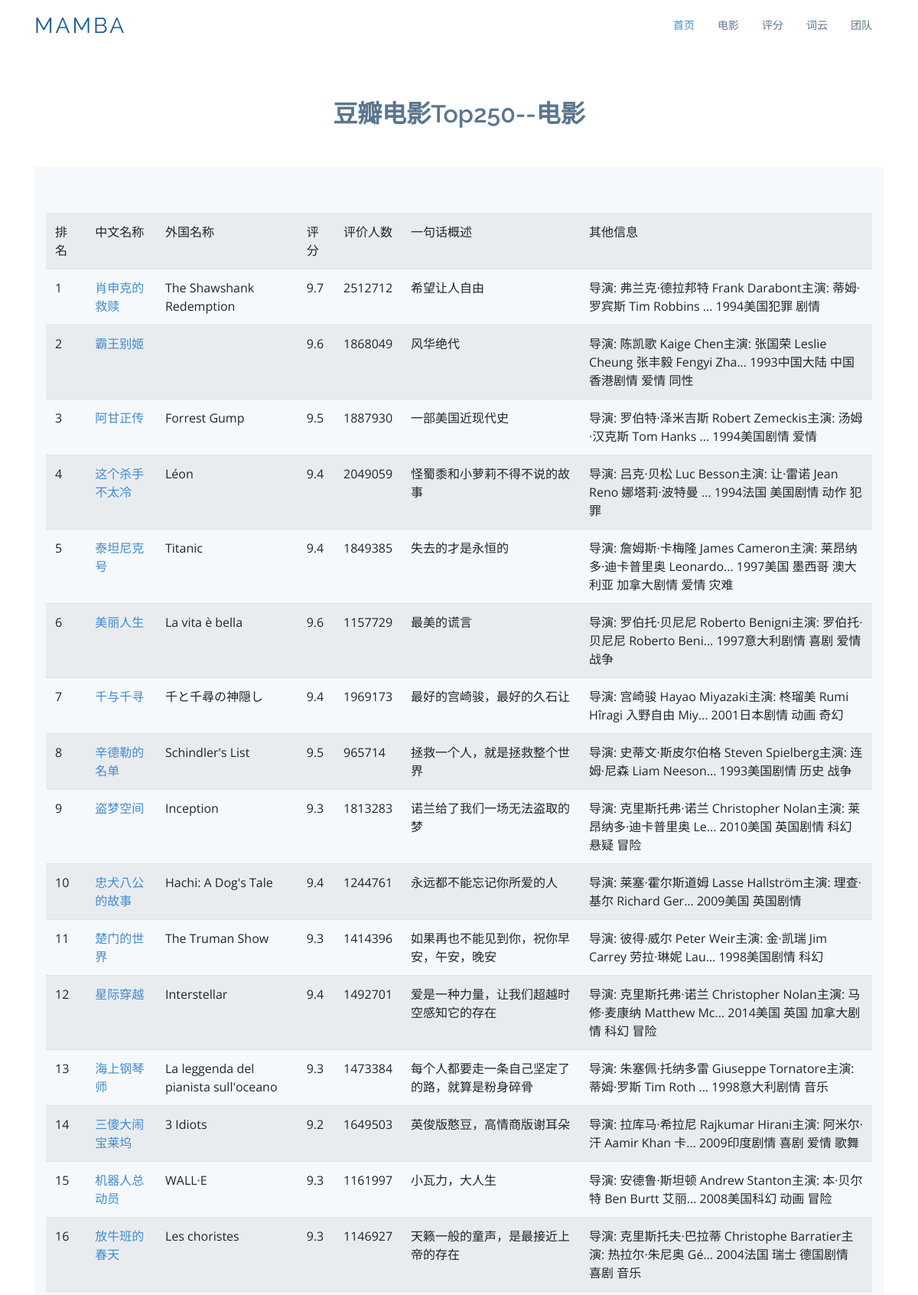
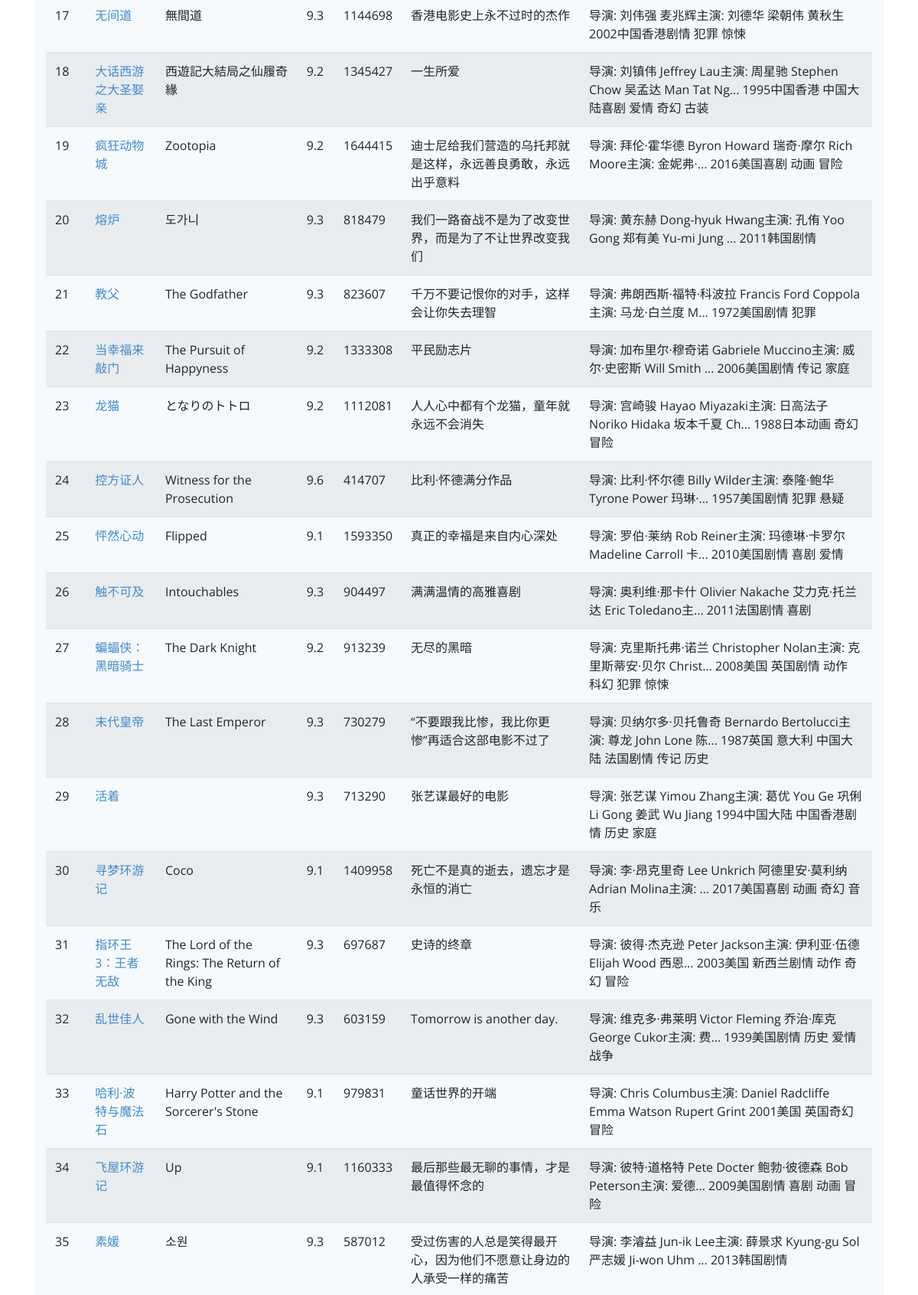
The page /movie (upper part) on the database its author committed (2 pictures, top to bottom).
### tables this page shows
CREATE TABLE movie250(
        id integer primary key autoincrement,
        info_link text,
        pic_link text,
        c_name varchar,
        e_name varchar,
        score numeric,
        rated numeric,
        introduction text,
        info text
        );

### app.py (the view)
@app.route('/movie')
def movie():
    data_list = []
    conn = sqlite3.connect("movie.db")
    cur = conn.cursor()
    sql = "select * from movie250"
    data = cur.execute(sql)
    for item in data:
        data_list.append(item)
    cur.close()
    conn.close()
    return render_template("movie.html", movies=data_list)

### templates/movie.html (shortened to what this page needs)
<!DOCTYPE html>
<html lang="en">
<head>
    <link href="../static/assets/vendor/bootstrap/css/bootstrap.min.css" rel="stylesheet">
    <link href="../static/assets/vendor/icofont/icofont.min.css" rel="stylesheet">
    <link href="../static/assets/vendor/boxicons/css/boxicons.min.css" rel="stylesheet">
    <link href="../static/assets/vendor/animate.css/animate.min.css" rel="stylesheet">
    <link href="../static/assets/vendor/venobox/venobox.css" rel="stylesheet">
    <link href="../static/assets/vendor/aos/aos.css" rel="stylesheet">
    <link href="../static/assets/css/style.css" rel="stylesheet">
</head>
<body>
<header id="header">
    <div class="container">
        <div class="logo float-left">
            <h1 class="text-light"><a href="/index"><span>Mamba</span></a></h1>
        </div>
        <nav class="nav-menu float-right d-none d-lg-block">
            <ul>
                <li class="active"><a href="/index">首页</a></li>
                <li><a href="/movie">电影</a></li>
                <li><a href="/score">评分</a></li>
                <li><a href="/word">词云</a></li>
                <li><a href="/team">团队</a></li>
            </ul>
        </nav>
    </div>
</header>
<section id="team" class="team">
    <div class="container">
        <div class="section-title">
            <h2>豆瓣电影Top250--电影</h2>
        </div>
        <section class="counts section-bg">
            <div class="container">
                <table class="table table-striped">
                    <tr>
                        <td>排名</td>
                        <td>中文名称</td>
                        <td>外国名称</td>
                        <td>评分</td>
                        <td>评价人数</td>
                        <td>一句话概述</td>
                        <td>其他信息</td>
                    </tr>
                    {% for movie in movies %}
                        <tr>
                            <td>{{ movie[0] }}</td>
                            <td>
                                <a href="{{ movie[1] }}" target="_blank">
                                    {{ movie[3] }}
                                </a>
                            </td>
                            <td>{{ movie[4] }}</td>
                            <td>{{ movie[5] }}</td>
                            <td>{{ movie[6] }}</td>
                            <td>{{ movie[7] }}</td>
                            <td>{{ movie[8] }}</td>
                        </tr>
                    {% endfor %}
                </table>
            </div>
        </section>
    </div>
</section>
</body>
</html>

### static/assets/css/style.css (style rules this page uses)
body { font-family: "Open Sans", sans-serif; color: #444; }
a { color: #428bca; }
h1, h2, h3, h4, h5, h6, .font-primary { font-family: "Raleway", sans-serif; }
#header { height: 70px; transition: all 0.5s; transition: all 0.5s; padding: 10px 0; background: #fff; z-index: 997; }
#header .logo h1 { font-size: 28px; margin: 0; padding: 10px 0; line-height: 1; font-weight: 400; letter-spacing: 3px; text-transform: uppercase; }
#header .logo h1 a, #header .logo h1 a:hover { color: #1c5c93; text-decoration: none; }
.nav-menu, .nav-menu * { margin: 0; padding: 0; list-style: none; }
.nav-menu > ul > li { position: relative; white-space: nowrap; float: left; }
.nav-menu a { display: block; position: relative; color: #5c768d; padding: 12px 15px; transition: 0.3s; font-size: 14px; font-family: "Open Sans", sans-serif; }
.nav-menu a:hover, .nav-menu .active > a, .nav-menu li:hover > a { color: #428bca; text-decoration: none; }
.mobile-nav { position: fixed; top: 0; bottom: 0; z-index: 9999; overflow-y: auto; left: -260px; width: 260px; padding-top: 18px; background: #1f3548; transition: 0.4s; }
.mobile-nav * { margin: 0; padding: 0; list-style: none; }
.mobile-nav a { display: block; position: relative; color: #e3f0fc; padding: 10px 20px; font-weight: 500; }
.mobile-nav a:hover, .mobile-nav .active > a, .mobile-nav li:hover > a { color: #9eccf4; text-decoration: none; }
section { padding: 60px 0; }
.section-bg { background-color: #f5f9fc; }
.section-title { text-align: center; padding-bottom: 30px; }
.section-title h2 { font-size: 32px; font-weight: 600; margin-bottom: 20px; padding-bottom: 0; color: #5c768d; }
.counts { padding-bottom: 30px; }
.team { background: #fff; padding: 60px 0 30px 0; }

### rows shown on the page
movie250: id "1", c_name "肖申克的救赎", e_name "The Shawshank Redemption", score "9.7", rated "2512712", introduction "希望让人自由", info "导演: 弗兰克·德拉邦特 Frank Darabont主演: 蒂姆·罗宾斯 Tim Robbins ... 1994美国犯罪 剧情"
movie250: id "2", c_name "霸王别姬", score "9.6", rated "1868049", introduction "风华绝代", info "导演: 陈凯歌 Kaige Chen主演: 张国荣 Leslie Cheung 张丰毅 Fengyi Zha... 1993中国大陆 中国香港剧情 爱情 同性"
movie250: id "3", c_name "阿甘正传", e_name "Forrest Gump", score "9.5", rated "1887930", introduction "一部美国近现代史", info "导演: 罗伯特·泽米吉斯 Robert Zemeckis主演: 汤姆·汉克斯 Tom Hanks ... 1994美国剧情 爱情"
movie250: id "4", c_name "这个杀手不太冷", e_name "Léon", score "9.4", rated "2049059", introduction "怪蜀黍和小萝莉不得不说的故事", info "导演: 吕克·贝松 Luc Besson主演: 让·雷诺 Jean Reno 娜塔莉·波特曼 ... 1994法国 美国剧情 动作 犯罪"
movie250: id "5", c_name "泰坦尼克号", e_name "Titanic", score "9.4", rated "1849385", introduction "失去的才是永恒的", info "导演: 詹姆斯·卡梅隆 James Cameron主演: 莱昂纳多·迪卡普里奥 Leonardo... 1997美国 墨西哥 澳大利亚 加拿大剧情 爱情 灾难"
movie250: id "6", c_name "美丽人生", e_name "La vita è bella", score "9.6", rated "1157729", introduction "最美的谎言", info "导演: 罗伯托·贝尼尼 Roberto Benigni主演: 罗伯托·贝尼尼 Roberto Beni... 1997意大利剧情 喜剧 爱情 战争"
movie250: id "7", c_name "千与千寻", e_name "千と千尋の神隠し", score "9.4", rated "1969173", introduction "最好的宫崎骏，最好的久石让", info "导演: 宫崎骏 Hayao Miyazaki主演: 柊瑠美 Rumi Hîragi 入野自由 Miy... 2001日本剧情 动画 奇幻"
movie250: id "8", c_name "辛德勒的名单", e_name "Schindler's List", score "9.5", rated "965714", introduction "拯救一个人，就是拯救整个世界", info "导演: 史蒂文·斯皮尔伯格 Steven Spielberg主演: 连姆·尼森 Liam Neeson... 1993美国剧情 历史 战争"
movie250: id "9", c_name "盗梦空间", e_name "Inception", score "9.3", rated "1813283", introduction "诺兰给了我们一场无法盗取的梦", info "导演: 克里斯托弗·诺兰 Christopher Nolan主演: 莱昂纳多·迪卡普里奥 Le... 2010美国 英国剧情 科幻 悬疑 冒险"
movie250: id "10", c_name "忠犬八公的故事", e_name "Hachi: A Dog's Tale", score "9.4", rated "1244761", introduction "永远都不能忘记你所爱的人", info "导演: 莱塞·霍尔斯道姆 Lasse Hallström主演: 理查·基尔 Richard Ger... 2009美国 英国剧情"
movie250: id "11", c_name "楚门的世界", e_name "The Truman Show", score "9.3", rated "1414396", introduction "如果再也不能见到你，祝你早安，午安，晚安", info "导演: 彼得·威尔 Peter Weir主演: 金·凯瑞 Jim Carrey 劳拉·琳妮 Lau... 1998美国剧情 科幻"
movie250: id "12", c_name "星际穿越", e_name "Interstellar", score "9.4", rated "1492701", introduction "爱是一种力量，让我们超越时空感知它的存在", info "导演: 克里斯托弗·诺兰 Christopher Nolan主演: 马修·麦康纳 Matthew Mc... 2014美国 英国 加拿大剧情 科幻 冒险"
movie250: id "13", c_name "海上钢琴师", e_name "La leggenda del pianista sull'oceano", score "9.3", rated "1473384", introduction "每个人都要走一条自己坚定了的路，就算是粉身碎骨", info "导演: 朱塞佩·托纳多雷 Giuseppe Tornatore主演: 蒂姆·罗斯 Tim Roth ... 1998意大利剧情 音乐"
movie250: id "14", c_name "三傻大闹宝莱坞", e_name "3 Idiots", score "9.2", rated "1649503", introduction "英俊版憨豆，高情商版谢耳朵", info "导演: 拉库马·希拉尼 Rajkumar Hirani主演: 阿米尔·汗 Aamir Khan 卡... 2009印度剧情 喜剧 爱情 歌舞"
movie250: id "15", c_name "机器人总动员", e_name "WALL·E", score "9.3", rated "1161997", introduction "小瓦力，大人生", info "导演: 安德鲁·斯坦顿 Andrew Stanton主演: 本·贝尔特 Ben Burtt 艾丽... 2008美国科幻 动画 冒险"
movie250: id "16", c_name "放牛班的春天", e_name "Les choristes", score "9.3", rated "1146927", introduction "天籁一般的童声，是最接近上帝的存在", info "导演: 克里斯托夫·巴拉蒂 Christophe Barratier主演: 热拉尔·朱尼奥 Gé... 2004法国 瑞士 德国剧情 喜剧 音乐"
movie250: id "17", c_name "无间道", e_name "無間道", score "9.3", rated "1144698", introduction "香港电影史上永不过时的杰作", info "导演: 刘伟强 麦兆辉主演: 刘德华 梁朝伟 黄秋生 2002中国香港剧情 犯罪 惊悚"
movie250: id "18", c_name "大话西游之大圣娶亲", e_name "西遊記大結局之仙履奇緣", score "9.2", rated "1345427", introduction "一生所爱", info "导演: 刘镇伟 Jeffrey Lau主演: 周星驰 Stephen Chow 吴孟达 Man Tat Ng... 1995中国香港 中国大陆喜剧 爱情 奇幻 古装"
movie250: id "19", c_name "疯狂动物城", e_name "Zootopia", score "9.2", rated "1644415", introduction "迪士尼给我们营造的乌托邦就是这样，永远善良勇敢，永远出乎意料", info "导演: 拜伦·霍华德 Byron Howard 瑞奇·摩尔 Rich Moore主演: 金妮弗·... 2016美国喜剧 动画 冒险"
movie250: id "20", c_name "熔炉", e_name "도가니", score "9.3", rated "818479", introduction "我们一路奋战不是为了改变世界，而是为了不让世界改变我们", info "导演: 黄东赫 Dong-hyuk Hwang主演: 孔侑 Yoo Gong 郑有美 Yu-mi Jung ... 2011韩国剧情"
movie250: id "21", c_name "教父", e_name "The Godfather", score "9.3", rated "823607", introduction "千万不要记恨你的对手，这样会让你失去理智", info "导演: 弗朗西斯·福特·科波拉 Francis Ford Coppola主演: 马龙·白兰度 M... 1972美国剧情 犯罪"
movie250: id "22", c_name "当幸福来敲门", e_name "The Pursuit of Happyness", score "9.2", rated "1333308", introduction "平民励志片", info "导演: 加布里尔·穆奇诺 Gabriele Muccino主演: 威尔·史密斯 Will Smith ... 2006美国剧情 传记 家庭"
movie250: id "23", c_name "龙猫", e_name "となりのトトロ", score "9.2", rated "1112081", introduction "人人心中都有个龙猫，童年就永远不会消失", info "导演: 宫崎骏 Hayao Miyazaki主演: 日高法子 Noriko Hidaka 坂本千夏 Ch... 1988日本动画 奇幻 冒险"
movie250: id "24", c_name "控方证人", e_name "Witness for the Prosecution", score "9.6", rated "414707", introduction "比利·怀德满分作品", info "导演: 比利·怀尔德 Billy Wilder主演: 泰隆·鲍华 Tyrone Power 玛琳·... 1957美国剧情 犯罪 悬疑"
movie250: id "25", c_name "怦然心动", e_name "Flipped", score "9.1", rated "1593350", introduction "真正的幸福是来自内心深处", info "导演: 罗伯·莱纳 Rob Reiner主演: 玛德琳·卡罗尔 Madeline Carroll 卡... 2010美国剧情 喜剧 爱情"
movie250: id "26", c_name "触不可及", e_name "Intouchables", score "9.3", rated "904497", introduction "满满温情的高雅喜剧", info "导演: 奥利维·那卡什 Olivier Nakache 艾力克·托兰达 Eric Toledano主... 2011法国剧情 喜剧"
movie250: id "27", c_name "蝙蝠侠：黑暗骑士", e_name "The Dark Knight", score "9.2", rated "913239", introduction "无尽的黑暗", info "导演: 克里斯托弗·诺兰 Christopher Nolan主演: 克里斯蒂安·贝尔 Christ... 2008美国 英国剧情 动作 科幻 犯罪 惊悚"
movie250: id "28", c_name "末代皇帝", e_name "The Last Emperor", score "9.3", rated "730279", introduction "“不要跟我比惨，我比你更惨”再适合这部电影不过了", info "导演: 贝纳尔多·贝托鲁奇 Bernardo Bertolucci主演: 尊龙 John Lone 陈... 1987英国 意大利 中国大陆 法国剧情 传记 历史"
movie250: id "29", c_name "活着", score "9.3", rated "713290", introduction "张艺谋最好的电影", info "导演: 张艺谋 Yimou Zhang主演: 葛优 You Ge 巩俐 Li Gong 姜武 Wu Jiang 1994中国大陆 中国香港剧情 历史 家庭"
movie250: id "30", c_name "寻梦环游记", e_name "Coco", score "9.1", rated "1409958", introduction "死亡不是真的逝去，遗忘才是永恒的消亡", info "导演: 李·昂克里奇 Lee Unkrich 阿德里安·莫利纳 Adrian Molina主演: ... 2017美国喜剧 动画 奇幻 音乐"
movie250: id "31", c_name "指环王3：王者无敌", e_name "The Lord of the Rings: The Return of the King", score "9.3", rated "697687", introduction "史诗的终章", info "导演: 彼得·杰克逊 Peter Jackson主演: 伊利亚·伍德 Elijah Wood 西恩... 2003美国 新西兰剧情 动作 奇幻 冒险"
movie250: id "32", c_name "乱世佳人", e_name "Gone with the Wind", score "9.3", rated "603159", introduction "Tomorrow is another day.", info "导演: 维克多·弗莱明 Victor Fleming 乔治·库克 George Cukor主演: 费... 1939美国剧情 历史 爱情 战争"
movie250: id "33", c_name "哈利·波特与魔法石", e_name "Harry Potter and the Sorcerer's Stone", score "9.1", rated "979831", introduction "童话世界的开端", info "导演: Chris Columbus主演: Daniel Radcliffe Emma Watson Rupert Grint 2001美国 英国奇幻 冒险"
movie250: id "34", c_name "飞屋环游记", e_name "Up", score "9.1", rated "1160333", introduction "最后那些最无聊的事情，才是最值得怀念的", info "导演: 彼特·道格特 Pete Docter 鲍勃·彼德森 Bob Peterson主演: 爱德... 2009美国剧情 喜剧 动画 冒险"
movie250: id "35", c_name "素媛", e_name "소원", score "9.3", rated "587012", introduction "受过伤害的人总是笑得最开心，因为他们不愿意让身边的人承受一样的痛苦", info "导演: 李濬益 Jun-ik Lee主演: 薛景求 Kyung-gu Sol 严志媛 Ji-won Uhm ... 2013韩国剧情"
